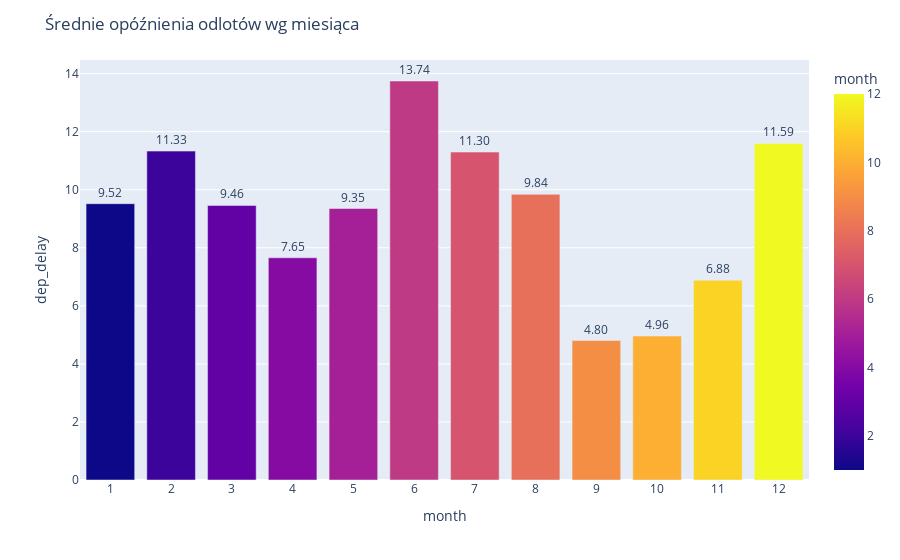

The code cell stored with this chart in its notebook:
### Code cell
fig = px.bar(
    df,
    x='month',
    y='dep_delay',
    orientation='v',
    color='month',
    text='dep_delay'
)


fig.update_xaxes(type='category')
fig.update_traces(texttemplate='%{text:.2f}', textposition='outside')
fig.update_layout(title='Średnie opóźnienia odlotów wg miesiąca')

fig.show()

### Figure 1 — Plotly figure (JSON) as saved in the notebook; plotly's stock layout.template omitted (floating-point values rounded to 4 significant figures)
{"data": [{"hovertemplate": "month=%{marker.color}<br>dep_delay=%{text}<extra></extra>", "legendgroup": "", "marker": {"color": [1, 2, 3, 4, 5, 6, 7, 8, 9, 10, 11, 12], "coloraxis": "coloraxis", "pattern": {"shape": ""}}, "name": "", "orientation": "v", "showlegend": false, "text": [9.517, 11.33, 9.457, 7.654, 9.353, 13.74, 11.3, 9.84, 4.804, 4.959, 6.88, 11.59], "textposition": "outside", "texttemplate": "%{text:.2f}", "type": "bar", "x": [1, 2, 3, 4, 5, 6, 7, 8, 9, 10, 11, 12], "xaxis": "x", "y": [9.517, 11.33, 9.457, 7.654, 9.353, 13.74, 11.3, 9.84, 4.804, 4.959, 6.88, 11.59], "yaxis": "y"}], "layout": {"barmode": "relative", "coloraxis": {"colorbar": {"title": {"text": "month"}}, "colorscale": [[0, "#0d0887"], [0.1111, "#46039f"], [0.2222, "#7201a8"], [0.3333, "#9c179e"], [0.4444, "#bd3786"], [0.5556, "#d8576b"], [0.6667, "#ed7953"], [0.7778, "#fb9f3a"], [0.8889, "#fdca26"], [1, "#f0f921"]]}, "legend": {"tracegroupgap": 0}, "margin": {"t": 60}, "title": {"text": "Średnie opóźnienia odlotów wg miesiąca"}, "xaxis": {"anchor": "y", "domain": [0, 1], "title": {"text": "month"}, "type": "category"}, "yaxis": {"anchor": "x", "domain": [0, 1], "title": {"text": "dep_delay"}}}}
